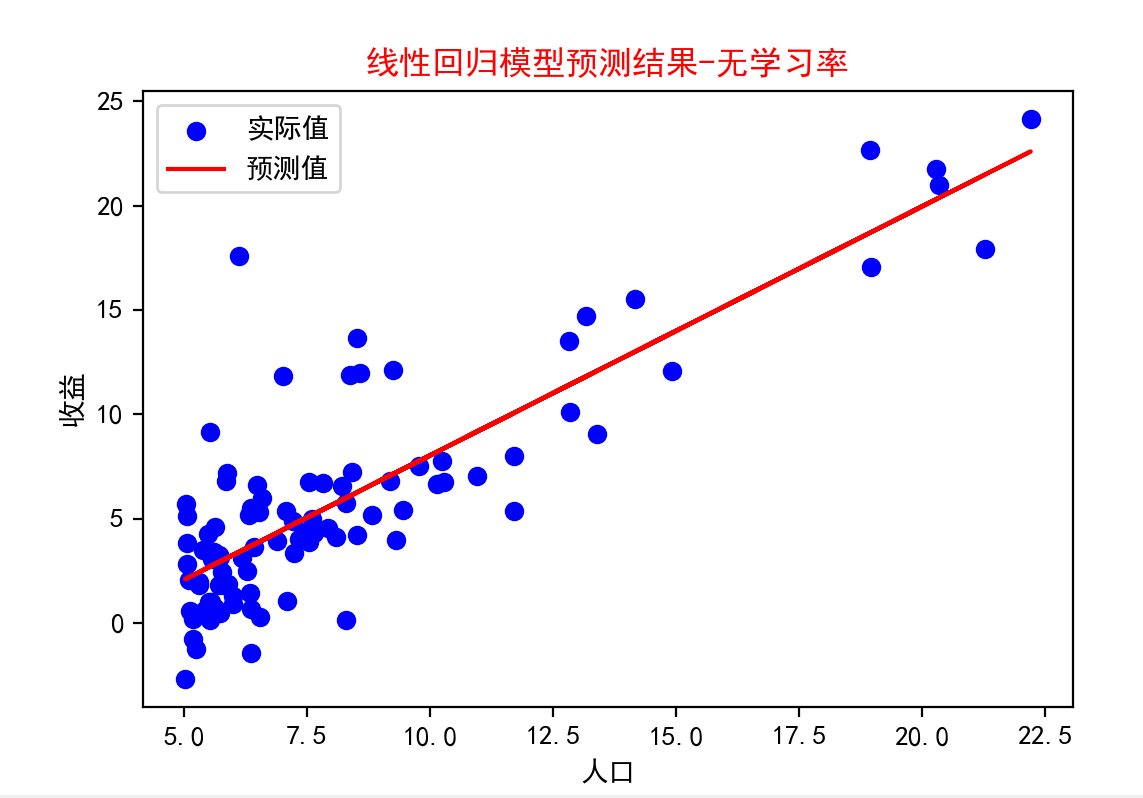

The script that drew this image:
import numpy as np
import matplotlib.pyplot as plt
import pandas as pd
from matplotlib import rcParams  ## run command settings for plotting

config = {
    "mathtext.fontset":'stix',
    "font.family":'serif',
    "font.serif": ['SimHei'],
    "font.size": 10,   # 字号，大家自行调节
    'axes.unicode_minus': False # 处理负号，即-号
}
rcParams.update(config)  ## 设置画图的一些参数
# 读取数据
path = 'C:/Users/14774/Downloads/regress_data1.csv'
data = pd.read_csv(path)

# 提取特征和标签
X = data.iloc[:, :-1].values
y = data.iloc[:, -1].values

# 添加偏置项
X = np.c_[np.ones(X.shape[0]), X]

# 最小二乘法求解线性回归模型
W = np.linalg.inv(X.T.dot(X)).dot(X.T).dot(y)

# 预测
y_pred = X.dot(W)

# 绘制结果
plt.figure(figsize=(6, 4))
plt.scatter(X[:, 1], y, color='blue', label='实际值')
plt.plot(X[:, 1], y_pred, color='red', label='预测值')
plt.xlabel('人口')
plt.ylabel('收益')
plt.legend()
plt.title('线性回归模型预测结果-无学习率',color='red')
plt.show()
